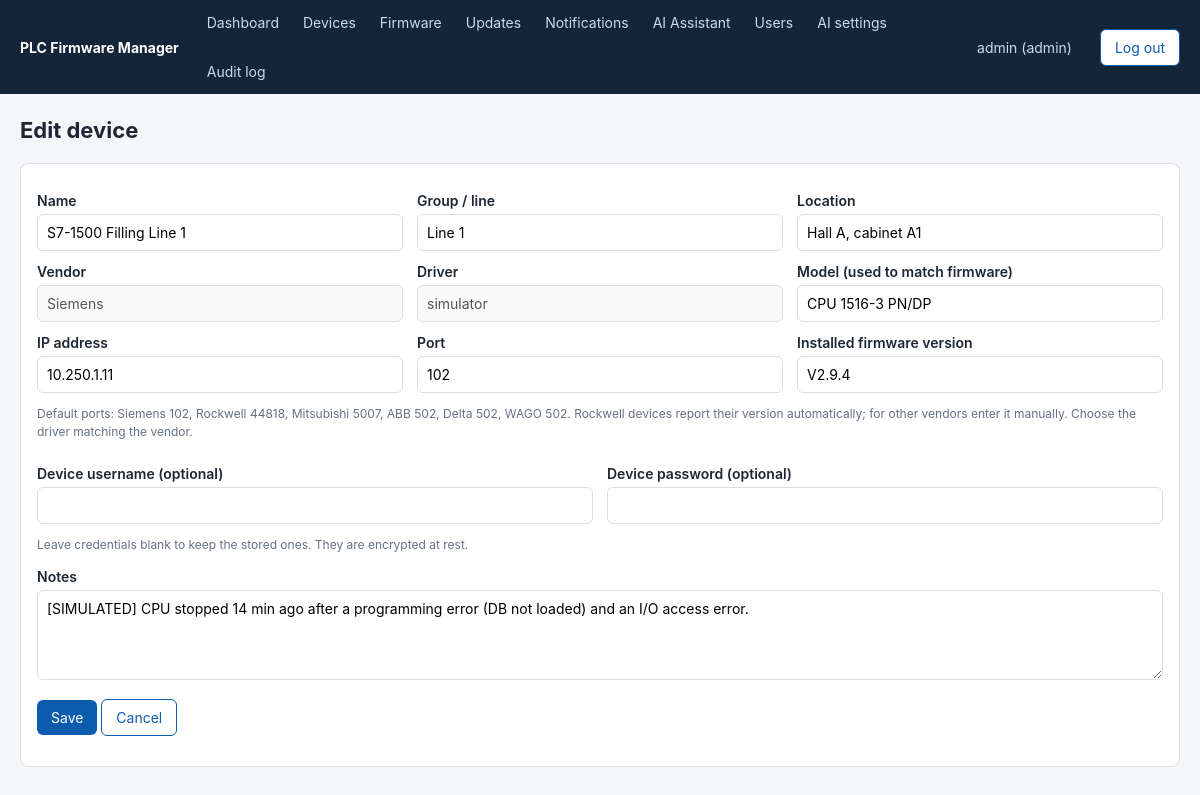
Page /devices/1/edit (signed in) on the committed database.
### app/models.py (models this page shows, shortened)
class User(Base):
    __tablename__ = "users"
    id: Mapped[int] = mapped_column(primary_key=True)
    username: Mapped[str] = mapped_column(String(64), unique=True)
    password_hash: Mapped[str] = mapped_column(String(128))
    role: Mapped[str] = mapped_column(String(16), default="viewer")
    active: Mapped[bool] = mapped_column(Boolean, default=True)
    created_at: Mapped[datetime] = mapped_column(DateTime, default=utcnow)

class Device(Base):
    __tablename__ = "devices"
    __table_args__ = (UniqueConstraint("ip_address", "port", name="uq_device_endpoint"),)
    id: Mapped[int] = mapped_column(primary_key=True)
    name: Mapped[str] = mapped_column(String(100))
    vendor: Mapped[str] = mapped_column(String(32))
    model: Mapped[str] = mapped_column(String(100), default="")
    driver: Mapped[str] = mapped_column(String(32))
    ip_address: Mapped[str] = mapped_column(String(45))
    port: Mapped[int] = mapped_column(Integer)
    group_name: Mapped[str] = mapped_column(String(100), default="")
    location: Mapped[str] = mapped_column(String(200), default="")
    notes: Mapped[str] = mapped_column(Text, default="")
    firmware_version: Mapped[str] = mapped_column(String(64), default="")
    hardware_revision: Mapped[str] = mapped_column(String(64), default="")
    serial_number: Mapped[str] = mapped_column(String(64), default="")
    status: Mapped[str] = mapped_column(String(16), default="unknown")  # online/offline/unknown
    version_source: Mapped[str] = mapped_column(String(16), default="manual")  # manual/device
    last_seen: Mapped[datetime | None] = mapped_column(DateTime, nullable=True)
    credentials_enc: Mapped[str | None] = mapped_column(Text, nullable=True)
    created_at: Mapped[datetime] = mapped_column(DateTime, default=utcnow)
    jobs: Mapped[list["UpdateJob"]] = relationship(back_populates="device", cascade="all, delete-orphan")
    notifications: Mapped[list["Notification"]] = relationship(
        back_populates="device", cascade="all, delete-orphan")
    diagnostics: Mapped[list["DiagSnapshot"]] = relationship(
        back_populates="device", cascade="all, delete-orphan")

### app/routers/devices.py (the view)
@router.get("/{device_id}/edit")
def edit_form(request: Request, device_id: int, user: User = Depends(require("engineer")),
              db: Session = Depends(get_db)):
    return render(request, "device_form.html", user, db, device=_get(db, device_id), vendors=VENDORS,
                  drivers=_driver_choices(), ports=DEFAULT_PORTS)

### app/templates/device_form.html (shortened to what this page needs)
{% extends "base.html" %}
{% block content %}
<h1>{{ 'Edit device' if device else 'Add device' }}</h1>
<div class="card">
<form method="post" action="{{ '/devices/%d/edit' % device.id if device else '/devices/new' }}">
  <div class="row">
    <div><label for="name">Name</label>
      <input type="text" id="name" name="name" required maxlength="100" value="{{ device.name if device else '' }}"></div>
    <div><label for="group_name">Group / line</label>
      <input type="text" id="group_name" name="group_name" maxlength="100" value="{{ device.group_name if device else '' }}"></div>
    <div><label for="location">Location</label>
      <input type="text" id="location" name="location" maxlength="200" value="{{ device.location if device else '' }}"></div>
  </div>
  <div class="row">
    <div><label for="vendor">Vendor</label>
      {% if device %}<input type="text" id="vendor" value="{{ device.vendor }}" disabled>
      {% else %}
      <select id="vendor" name="vendor" required>
        {% for v in vendors %}<option value="{{ v }}">{{ v }}</option>{% endfor %}
      </select>{% endif %}</div>
    <div><label for="driver">Driver</label>
      {% if device %}<input type="text" id="driver" value="{{ device.driver }}" disabled>
      {% else %}
      <select id="driver" name="driver" required>
        {% for v in vendors %}<option value="{{ v|lower }}">{{ v|lower }}</option>{% endfor %}
        <option value="simulator">simulator (demo, no network)</option>
      </select>{% endif %}</div>
    <div><label for="model">Model (used to match firmware)</label>
      <input type="text" id="model" name="model" maxlength="100" placeholder="e.g. S7-1500 CPU 1516" value="{{ device.model if device else '' }}"></div>
  </div>
  <div class="row">
    <div><label for="ip_address">IP address</label>
      <input type="text" id="ip_address" name="ip_address" required value="{{ device.ip_address if device else '' }}"></div>
    <div><label for="port">Port</label>
      <input type="number" id="port" name="port" required min="1" max="65535" value="{{ device.port if device else '' }}"></div>
    <div><label for="firmware_version">Installed firmware version</label>
      <input type="text" id="firmware_version" name="firmware_version" maxlength="64" value="{{ device.firmware_version if device else '' }}"></div>
  </div>
  <p class="small muted">Default ports: {% for v, p in ports.items() %}{{ v }} {{ p }}{% if not loop.last %}, {% endif %}{% endfor %}.
    Rockwell devices report their version automatically; for other vendors enter it manually.
    Choose the driver matching the vendor.</p>
  <div class="row">
    <div><label for="username">Device username (optional)</label>
      <input type="text" id="username" name="username" autocomplete="off"></div>
    <div><label for="password">Device password (optional)</label>
      <input type="password" id="password" name="password" autocomplete="new-password"></div>
  </div>
  {% if device %}<p class="small muted">Leave credentials blank to keep the stored ones. They are encrypted at rest.</p>{% endif %}
  <label for="notes">Notes</label>
  <textarea id="notes" name="notes" maxlength="2000">{{ device.notes if device else '' }}</textarea>
  <p><button type="submit">Save</button>
     <a class="btn secondary" href="{{ '/devices/%d' % device.id if device else '/devices' }}">Cancel</a></p>
</form>
</div>
{% endblock %}

### app/templates/base.html (shortened to what this page needs)
<!doctype html>
<html lang="en">
<head>
  <link rel="stylesheet" href="/static/style.css">
</head>
<body>
{% if user %}
<header>
  <span class="brand">PLC Firmware Manager</span>
  <nav>
    <a href="/">Dashboard</a>
    <a href="/devices">Devices</a>
    <a href="/firmware">Firmware</a>
    <a href="/updates">Updates</a>
    <a href="/notifications">Notifications{% if unread %} ({{ unread }}){% endif %}</a>
    <a href="/assistant">AI Assistant</a>
    {% if user.has_role('admin') %}<a href="/users">Users</a><a href="/ai-settings">AI settings</a><a href="/audit">Audit log</a>{% endif %}
  </nav>
  <a href="/account">{{ user.username }} ({{ user.role }})</a>
  <form method="post" action="/logout">
    <button class="secondary" type="submit">Log out</button>
  </form>
</header>
{% endif %}
<main>
  {% block content %}{% endblock %}
</main>
</body>
</html>

### app/static/style.css (style rules this page uses)
:root { --bg:#f4f6f8; --fg:#1d2733; --card:#fff; --line:#d8dee4; --accent:#0b5cad; --bad:#b42318; --warn:#b54708; --ok:#067647; }
* { box-sizing: border-box; }
body { margin:0; font:14px/1.5 -apple-system,Segoe UI,Roboto,sans-serif; background:var(--bg); color:var(--fg); }
header { background:#14253a; color:#fff; display:flex; align-items:center; gap:18px; padding:0 20px; flex-wrap:wrap; }
header .brand { font-weight:700; padding:12px 0; }
header nav { display:flex; gap:4px; flex:1; flex-wrap:wrap; }
header a { color:#cfd9e6; text-decoration:none; padding:12px 10px; }
header form { margin:0; display:inline; }
main { max-width:1200px; margin:20px auto; padding:0 20px; }
h1 { font-size:22px; margin:0 0 16px; }
.card { background:var(--card); border:1px solid var(--line); border-radius:8px; padding:16px; margin-bottom:16px; }
a { color:var(--accent); }
label { display:block; font-weight:600; margin:10px 0 3px; }
input[type=text], input[type=password], input[type=number], input[type=url], select, textarea, input[type=file] { width:100%; padding:7px 9px; border:1px solid var(--line); border-radius:6px; font:inherit; }
textarea { min-height:90px; }
.row { display:grid; grid-template-columns:repeat(auto-fit,minmax(220px,1fr)); gap:0 14px; }
button, .btn { background:var(--accent); color:#fff; border:0; border-radius:6px; padding:7px 14px; font:inherit; cursor:pointer; text-decoration:none; display:inline-block; }
button.secondary, .btn.secondary { background:#fff; color:var(--accent); border:1px solid var(--accent); }
.muted { color:#667085; }
.small { font-size:12px; }

### rows in the picture
User: username "admin", role "admin"
Device: name "S7-1500 Filling Line 1", group_name "Line 1", location "Hall A, cabinet A1", vendor "Siemens", driver "simulator", model "CPU 1516-3 PN/DP", ip_address "10.250.1.11", port "102", firmware_version "V2.9.4", notes "[SIMULATED] CPU stopped 14 min ago after a programming error (DB not loaded) and an I/O access error."

### other values in the picture
{{ 'Edit device' if device else 'Add device' }} "Edit device"
{{ v }} "Rockwell" "Mitsubishi" "ABB" "Delta" "WAGO"
{{ p }} "44818" "5007" "502" "502" "502"
